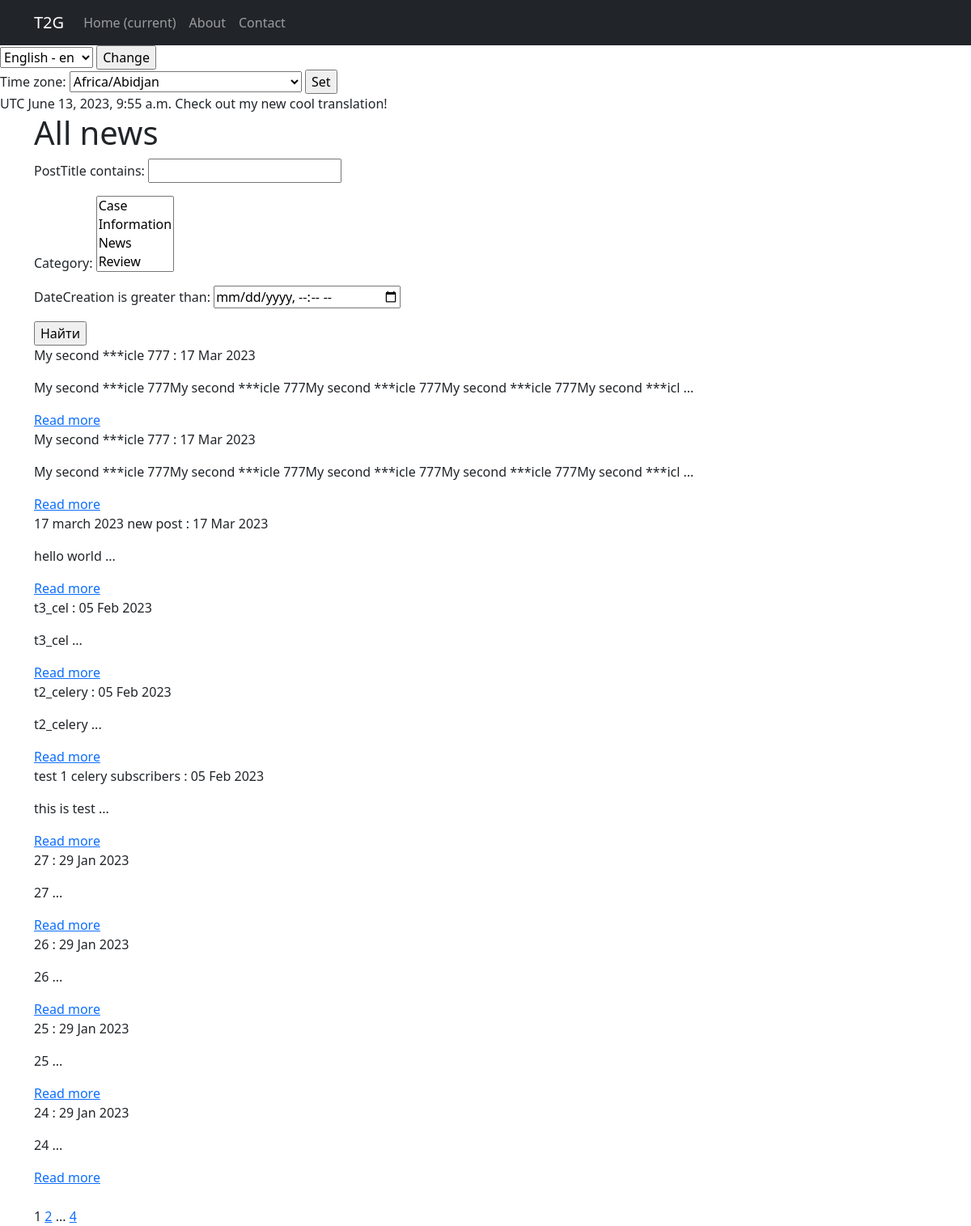
Before: /news/ with the older database file.
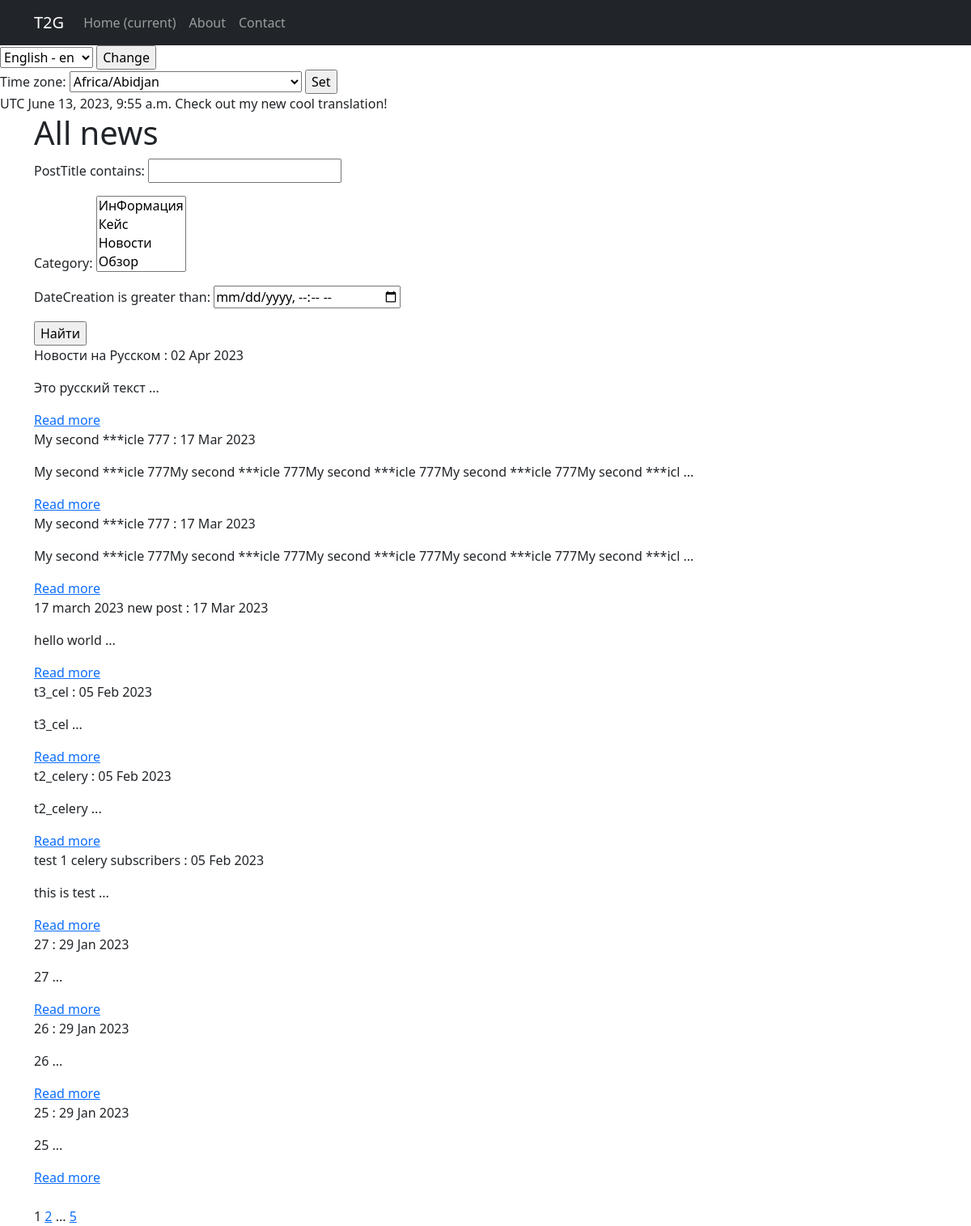
After: the same page with the newer database file.
### NewsPortal/models.py (models this page shows, shortened)
class Post(models.Model): #post
    author = models.ForeignKey(Author,on_delete=models.CASCADE)
    NEWS = 'NW'
    ARTICLE = 'AR'
    POST = 'PST'
    CASES = 'CS'
    CATEGORY_CHOICES = (
        (NEWS, _('News')),
        (ARTICLE, 'Статья'),
        (POST, 'Пост'),
        (CASES, 'Кейс')
    )
    categoryType = models.CharField(max_length= 4, choices=CATEGORY_CHOICES, default=POST )
    dateCreation = models.DateTimeField(auto_now_add=True)
    postCategory = models.ManyToManyField(Category, through='PostCategory') #связь many2many с классом PostCategory
    postTitle = models.CharField(max_length = 255)
    postText = models.TextField()
    postRating = models.SmallIntegerField(default=0) #rating из класса автор
    slug = models.SlugField(max_length=128, unique=False, null=True)
    def get_absolute_url(self):
        return reverse('news:postDetail', kwargs = {'pk' : self.pk}) # здесь тоже пишем через :
    def preview(self):
        return f'{self.postText[0:100]}{" ..."}' #форматирование лучший вариант нежели просто конкатенация

### NewsPortal/views.py (the view, shortened to what this page needs)
# urls.py: path('news/', cache_page(60) (GetNews.as_view()), name='newslist'),#нужно убрать запятую между кэш и view
class GetNews(ListView):
    model = Post
    ordering = '-dateCreation'
    template_name = 'news/newslist.html'
    context_object_name = 'Posts'
    paginate_by = 10  # вот так мы можем указать количество записей на странице
    def get_queryset(self):
        queryset = super().get_queryset()
        self.filterset = PostFilter(self.request.GET, queryset)
        return self.filterset.qs
    def get_context_data(self, **kwargs):
        context = super().get_context_data(**kwargs)
        context['filterset'] = self.filterset
        context['current_time'] = timezone.now()
        context['timezones'] = pytz.common_timezones
        return context

### NewsPortal/models.py (called while the page is built)
    def __str__(self):
        return self.name

### NewsPortal/templatetags/custom_filters.py (called while the page is built)
@register.filter()
def censor(token):
    forbidden_words = ["Art", "трейдинг", "drug", "casino",]
    pat = re.compile("|".join(re.escape(w) for w in forbidden_words), flags=re.I)
    return pat.sub(lambda g: "*" * len(g.group(0)), token)

### NewsPortal/templatetags/custom_tags.py (called while the page is built)
@register.simple_tag(takes_context=True)
def url_replace(context, **kwargs):
   d = context['request'].GET.copy()
   for k, v in kwargs.items():
       d[k] = v
   return d.urlencode()

### NewsPortal/templates/news/newslist.html (shortened to what this page needs)
{% extends 'default.html' %}
{% load i18n %}
{% load tz %}
{% load custom_filters %}
{% load custom_tags %}
{% load cache %}
{% cache 300 content_block %}
{% block content %}
<h1> {% trans 'All news' %} </h1>
<form action="" method="get">
    {{ filterset.form.as_p }}
    <input type="submit" value="Найти" />
</form <hr>
{% for post in Posts %}
<p>{{ post.postTitle|censor }} : {{post.dateCreation|date:'d M Y'}}
<p>
<p>{{ post.preview|censor}} </p>
<a href="{{post.get_absolute_url }}"> {% trans 'Read more' %}</a>
{% endfor %}
<br>
<br>
{{ page_obj.number }}
{% if page_obj.has_next %}
<a href="?{% url_replace page=page_obj.next_page_number %}">{{ page_obj.next_page_number }}</a>
{% if paginator.num_pages != page_obj.next_page_number %}
...
<a href="?{% url_replace page=page_obj.paginator.num_pages %}">{{ page_obj.paginator.num_pages }}</a>
{% endif %}
{% endif %}
{% endblock content %}
{% endcache %}

Changed rows visible on the page:
no longer on this page (row edited): Post: postTitle|censor "24", dateCreation "29 Jan 2023", preview|censor "24 ..."
added Post: postTitle|censor "Новости на Русском", dateCreation "02 Apr 2023", preview|censor "Это русский текст ..."
Other visible differences:
form field category: "Case / Information / News / Review" → "ИнФормация / Кейс / Новости / Обзор"
{{ page_obj.paginator.num_pages }}: "4" → "5"
